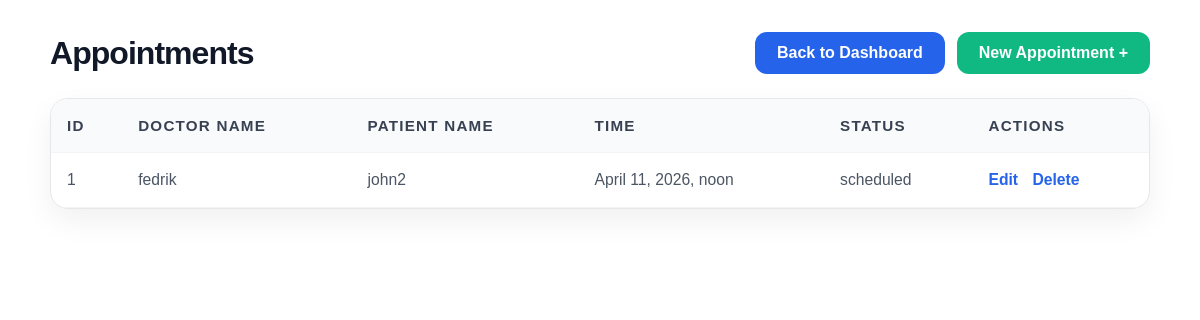
/appointments/ (signed in), run on an earlier commit of the app's database.
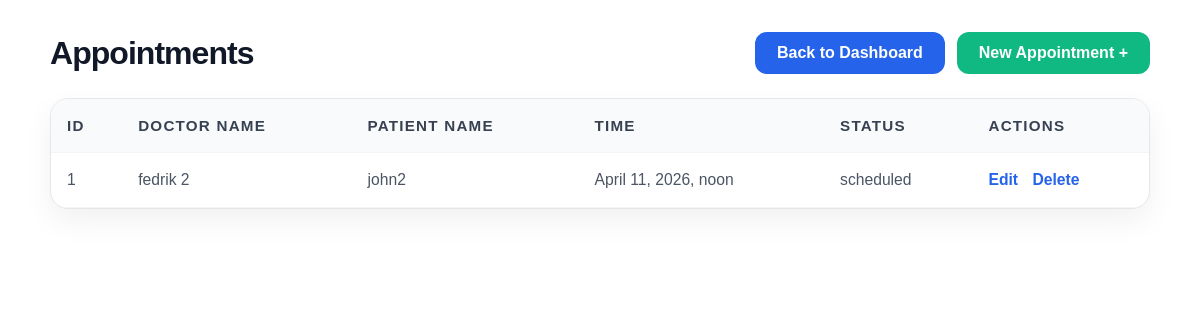
And on a later commit of the database.
### appointments/models.py (models this page shows, shortened)
class Appointment(models.Model):
  patient = models.ForeignKey('patients.Patient', on_delete=models.CASCADE)
  doctor = models.ForeignKey('doctors.Doctor', on_delete=models.CASCADE)
  appointment_time = models.DateTimeField()
  appointment_status = models.CharField(max_length=200)

### doctors/models.py (models this page shows)
class Doctor(models.Model):
  name = models.CharField(max_length=200)
  specialization = models.CharField(max_length=200)
  def __str__(self):
    return self.name

### patients/models.py (models this page shows)
class Patient(models.Model):
  name = models.CharField(max_length=100)
  phone = models.CharField(max_length=15)
  email = models.EmailField()
  def __str__(self):
    return self.name

### appointments/views.py (the view)
# urls.py: path('', appointments_list),
@login_required
def appointments_list(request):
  appointments = Appointment.objects.all()
  return render(request, 'appointments_list.html', {'appointments': appointments})

### appointments/templates/appointments_list.html (shortened to what this page needs)
<div class="list-page-container">
  <div class="list-page-header">
    <h1>Appointments</h1>
    <div style="display:flex; gap:12px; flex-wrap:wrap;">
      <a class="btn-back" href="/dashboard">Back to Dashboard</a>
      <a class="btn-back new-btn" href="/appointments/create">New Appointment +</a>
    </div>
  </div>
  <div class="table-card">
    <div class="table-responsive">
      <table>
        <thead>
          <tr>
            <th>ID</th>
            <th>Doctor Name</th>
            <th>Patient Name</th>
            <th>Time</th>
            <th>Status</th>
            <th>Actions</th>
          </tr>
        </thead>
        <tbody>
          {% for a in appointments %}
          <tr>
            <td>{{ a.id }}</td>
            <td>{{ a.doctor }}</td>
            <td>{{ a.patient }}</td>
            <td>{{ a.appointment_time }}</td>
            <td>{{ a.appointment_status }}</td>
            <td class="action-links">
              <a href="/appointments/{{ a.id }}/edit">Edit</a>
              <a href="/appointments/{{ a.id }}/delete">Delete</a>
            </td>
          </tr>
          {% empty %}
          <tr>
            <td colspan="4" class="empty-state">No Appointments found yet.</td>
          </tr>
          {% endfor %}
        </tbody>
      </table>
    </div>
  </div>
</div>

What changed in the data, as far as the page shows it:
changed through a linked row, Appointment "scheduled": doctor "fedrik" → "fedrik 2"
